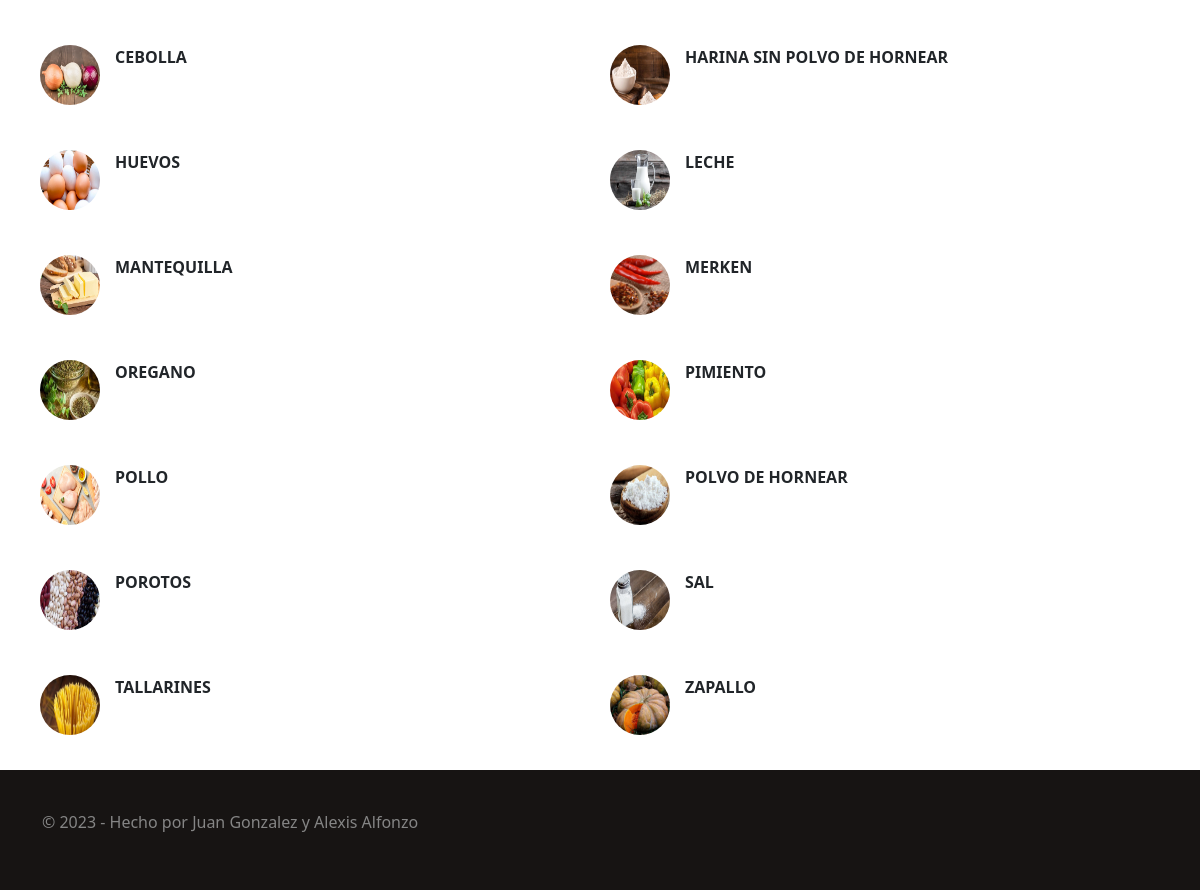
The page /ingredientes/ (lower part) on the database as committed earlier.
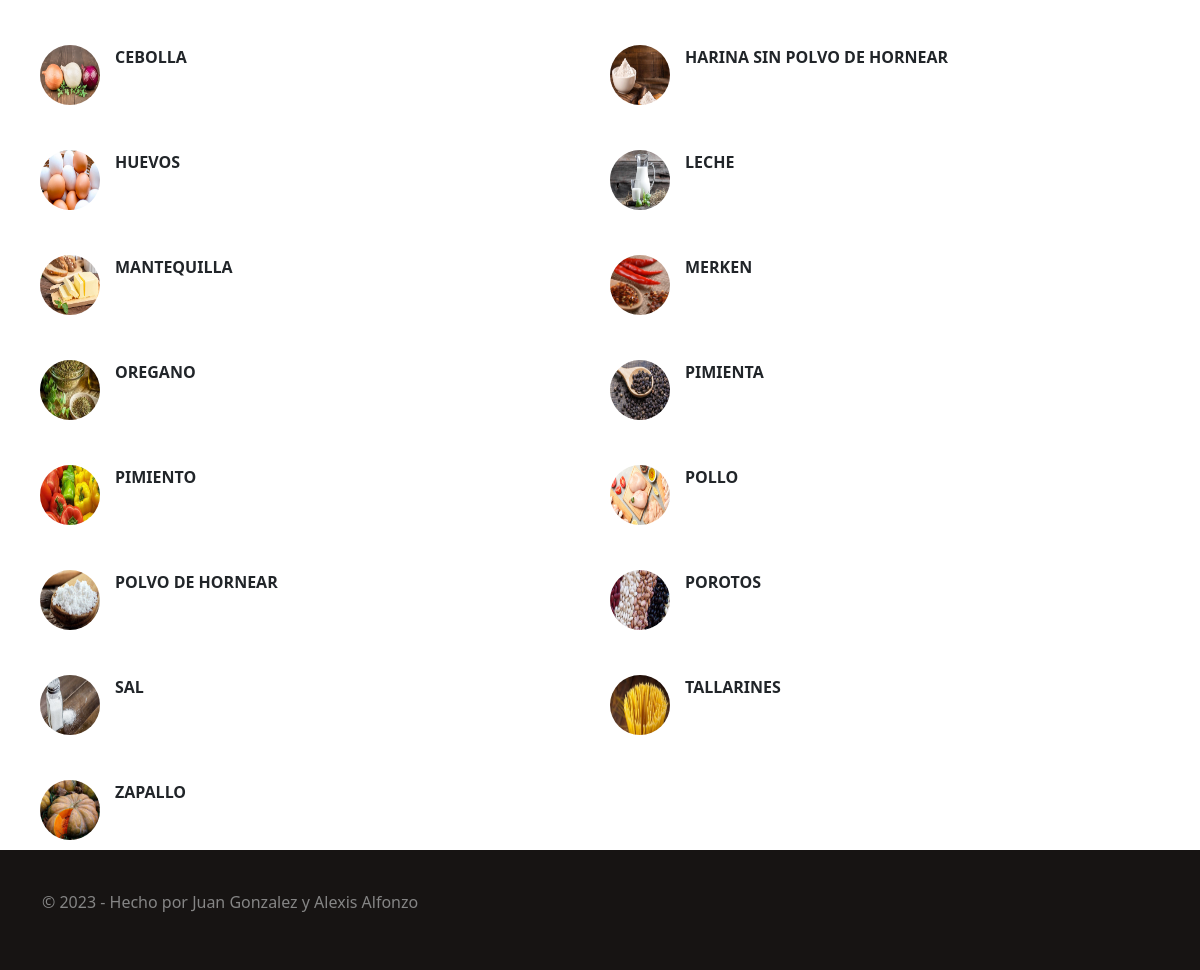
The same page on the database as committed later.
### recetas/models.py (models this page shows, shortened)
class Ingrediente(models.Model):
    nombre = models.CharField(
        max_length=50, unique=True, verbose_name='Nombre de ingrediente')
    imagen = models.ImageField(upload_to='ingredientes', verbose_name='Imagen del ingrediente')
    class Meta:
        verbose_name = 'Ingrediente'
        verbose_name_plural = 'Ingredientes'
        ordering = ['nombre']
        db_table = 'ingredientes'

### recetas/views.py (the view)
# urls.py: path('ingredientes/', ingredientes, name='ingredientes'),
def ingredientes(request):
    titulo = 'Ingredientes'
    ingredientes = Ingrediente.objects.all()
    if request.method == 'POST':  # Si el metodo de la request es POST se intenta guardar el ingrediente, caso  de que no se pueda guardar se returna el error del formulario
        try:
            form = IngredienteForm(request.POST, request.FILES)
            if form.is_valid():
                form.save()
                return redirect('.')
        except:
            return form.errors
    else:
        form = IngredienteForm()
    context = {'form': form, 'ingredientes': ingredientes, 'titulo': titulo}
    return render(request, 'recetas/ingredientes.html', context)

### recetas/templates/recetas/ingredientes.html (shortened to what this page needs)
{% extends 'recetas/base.html' %} {% load static %} {% block content %}
<section>
    <div class="container">
        <div class="dark price-list mt-sm-5 mt-5">
            <div class="row">
                {% for ingrediente in ingredientes %}
                <table class="col-md-6">
                    <tr>
                        <td>
                            <img src="{{ingrediente.imagen.url}}" class="menuImg">
                            <div class="title">
                                <strong>{{ingrediente.nombre}}</strong>
                            </div>
                        </td>
                    </tr>
                </table>
                {% endfor %}
            </div>
        </div>
</section>
{% endblock %}

Rows that differ between the two databases and show on the page:
added Ingrediente: imagen (picture), nombre "PIMIENTA"
